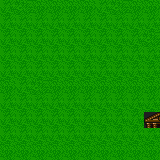

Below is a game level as drawn by its tile map, then a one-line description and the .tmx file that defines it, in full:
An orthogonal 10x10 tile map with 16x16 px tiles, 1 tile layer (Tile Layer 1).

<map version="1.0" orientation="orthogonal" renderorder="right-down" width="10" height="10" tilewidth="16" tileheight="16" nextobjectid="1">
 <tileset firstgid="1" name="tileset" tilewidth="32" tileheight="32" tilecount="483">
  <image source="tileset.png" width="736" height="672" />
 </tileset>
 <layer name="Tile Layer 1" width="10" height="10">
  <data>
   <tile gid="1" />
   <tile gid="186" />
   <tile gid="1" />
   <tile gid="1" />
   <tile gid="1" />
   <tile gid="1" />
   <tile gid="1" />
   <tile gid="1" />
   <tile gid="1" />
   <tile gid="1" />
   <tile gid="1" />
   <tile gid="0" />
   <tile gid="0" />
   <tile gid="0" />
   <tile gid="0" />
   <tile gid="0" />
   <tile gid="1" />
   <tile gid="0" />
   <tile gid="0" />
   <tile gid="0" />
   <tile gid="1" />
   <tile gid="1" />
   <tile gid="1" />
   <tile gid="1" />
   <tile gid="1" />
   <tile gid="1" />
   <tile gid="1" />
   <tile gid="1" />
   <tile gid="1" />
   <tile gid="1" />
   <tile gid="1" />
   <tile gid="1" />
   <tile gid="1" />
   <tile gid="1" />
   <tile gid="1" />
   <tile gid="1" />
   <tile gid="1" />
   <tile gid="1" />
   <tile gid="1" />
   <tile gid="0" />
   <tile gid="1" />
   <tile gid="1" />
   <tile gid="1" />
   <tile gid="1" />
   <tile gid="1" />
   <tile gid="1" />
   <tile gid="1" />
   <tile gid="1" />
   <tile gid="1" />
   <tile gid="1" />
   <tile gid="1" />
   <tile gid="1" />
   <tile gid="1" />
   <tile gid="1" />
   <tile gid="1" />
   <tile gid="1" />
   <tile gid="1" />
   <tile gid="1" />
   <tile gid="1" />
   <tile gid="1" />
   <tile gid="0" />
   <tile gid="1" />
   <tile gid="0" />
   <tile gid="0" />
   <tile gid="0" />
   <tile gid="0" />
   <tile gid="0" />
   <tile gid="0" />
   <tile gid="0" />
   <tile gid="0" />
   <tile gid="1" />
   <tile gid="1" />
   <tile gid="1" />
   <tile gid="1" />
   <tile gid="1" />
   <tile gid="1" />
   <tile gid="1" />
   <tile gid="1" />
   <tile gid="1" />
   <tile gid="1" />
   <tile gid="1" />
   <tile gid="1" />
   <tile gid="1" />
   <tile gid="1" />
   <tile gid="1" />
   <tile gid="1" />
   <tile gid="1" />
   <tile gid="1" />
   <tile gid="1" />
   <tile gid="186" />
   <tile gid="1" />
   <tile gid="1" />
   <tile gid="1" />
   <tile gid="1" />
   <tile gid="1" />
   <tile gid="1" />
   <tile gid="1" />
   <tile gid="1" />
   <tile gid="1" />
   <tile gid="1" />
  </data>
 </layer>
</map>
